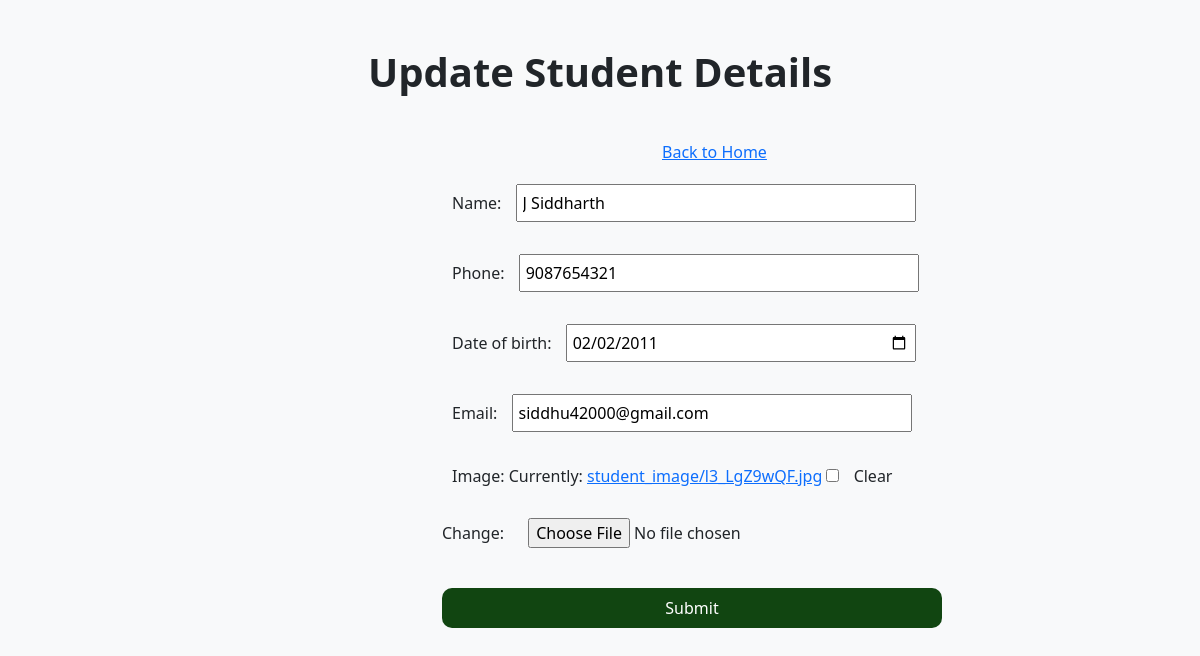
Page /update/27 on the committed database.
### web/models.py (models this page shows, shortened)
class Student(models.Model):
    name = models.CharField(max_length=100)
    phone = models.CharField(max_length=15)
    date_of_birth = models.DateField()
    email = models.EmailField(unique=True)
    image=models.ImageField(upload_to='student_image',null=True,blank=True)
    class Meta:
        verbose_name_plural="web.Student"
        ordering=['id']

### web/views.py (the view)
# urls.py: path('update/<int:id>',views.updateS),
def updateS(request,id):
    student=Student.objects.get(id=id)
    form=StudentForm(instance=student)
    context={
        'form':form,
        'id':id,
    }
    return render(request,"UpdateS.html",context=context)

### web/forms.py
class StudentForm(forms.ModelForm):
    class Meta:
        model = Student
        fields = ['name', 'phone', 'date_of_birth', 'email','image']
        widgets = {
            'name': forms.TextInput(attrs={'placeholder': "enter your name..."}),
            'phone': forms.NumberInput(attrs={'placeholder': "enter your phone number..."}),
            'date_of_birth': forms.DateInput(attrs={'type': 'date'}),
            'email': forms.EmailInput(attrs={'placeholder': "enter your email address..."}),
        }

### template/UpdateS.html (shortened to what this page needs)
<!DOCTYPE html>
<html lang="en">
<head>
    {% load static %}
    <link rel="stylesheet" href="{% static 'css/update.css' %}?{% now 'U' %}" />
    <link
        href="https://cdn.jsdelivr.net/npm/bootstrap@5.3.0-alpha3/dist/css/bootstrap.min.css"
        rel="stylesheet"
    />
</head>
<body class="bg-light">
    <div class="container py-5">
        <div class="text-center mb-4">
            <h1 class="display-6 fw-bold">Update Student Details</h1>
        </div>
        <div style="margin-left: 600px; padding: 20px;">
            <a href="/" class="update-home">Back to Home</a>
        </div>
        <div class="update-div">
            <form action="/hUpdate/{{id}}" method="post" enctype="multipart/form-data">
                <div class="row g-3">
                    {{ form.as_p }}
                </div>
                <div class="text-center mt-4">
                    <button type="submit" class="update-btn">Submit</button>
                </div>
            </form>
        </div>
    </div>
</body>
</html>

### static/css/update.css (style rules this page uses)
form { width: 500px; height: 430px; }
label { margin-left: 10px; }
#id_name { width: 400px; margin-left: 10px; padding: 5px; }
p { margin-left: 50px; }
#id_phone { width: 400px; margin-left: 10px; padding: 5px; }
#id_date_of_birth { width: 350px; margin-left: 10px; padding: 5px; }
#id_email { width: 400px; margin-left: 10px; padding: 5px; }
#id_image { margin-top: 30px; margin-left: 20px; }
.update-div { margin-left: 350px; }
.update-btn { margin-left: 50px; border: none; background-color: rgb(17, 69, 17); width: 500px; height: 40px; color: white; border-radius: 10px; }

### rows in the picture
Student: name "J Siddharth", phone "9087654321", date_of_birth "02/02/2011", email "siddhu42000@gmail.com"
